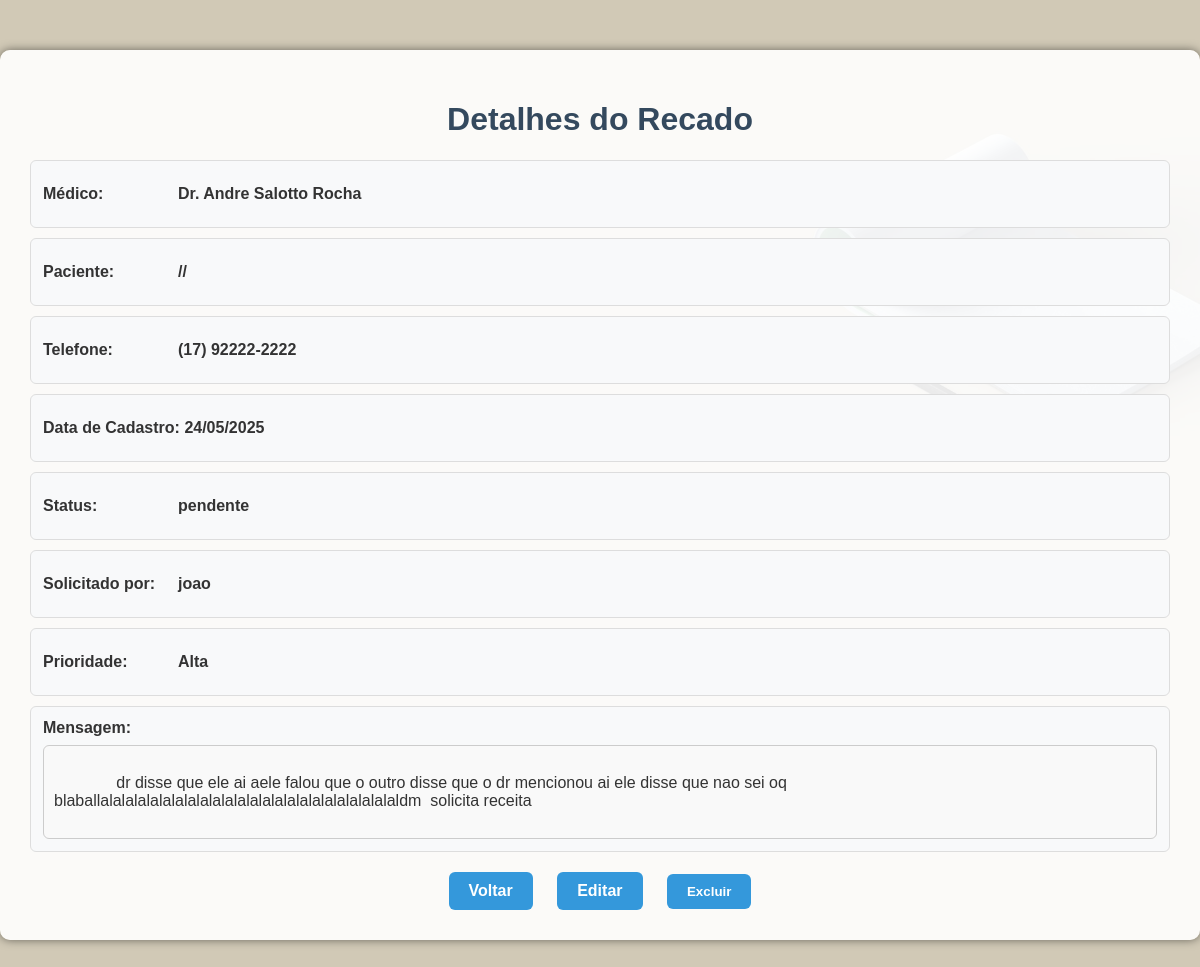
/recado/5 (signed in), run on an earlier commit of the app's database.
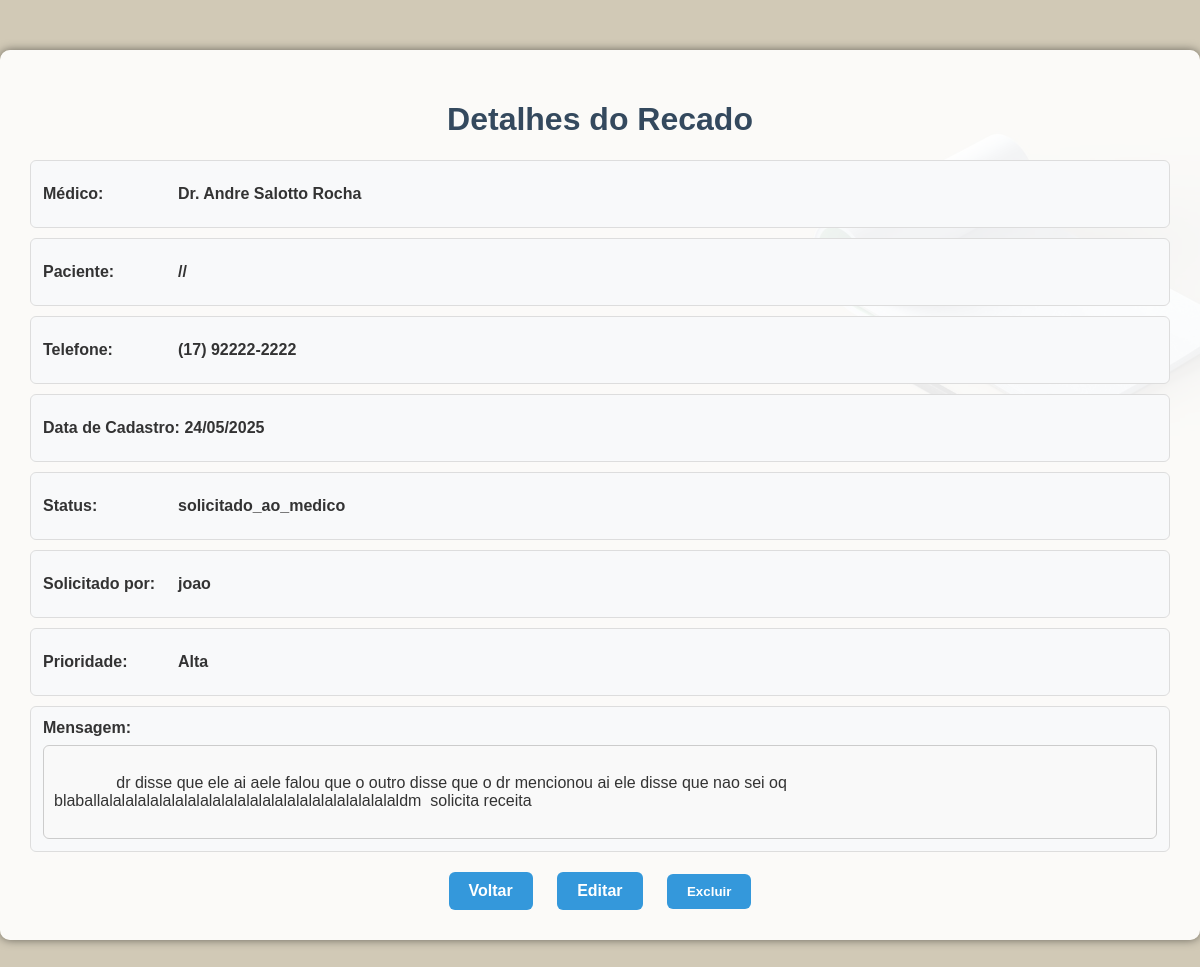
And on a later commit of the database.
### tables this page shows
CREATE TABLE recados (
            id INTEGER PRIMARY KEY AUTOINCREMENT,
            medico TEXT NOT NULL,
            prioridade TEXT NOT NULL,
            nome_paciente TEXT NOT NULL,
            data_nascimento TEXT NOT NULL,
            telefone TEXT NOT NULL,
            convenio TEXT,
            descricao TEXT,
            status TEXT DEFAULT 'pendente',
            usuario TEXT NOT NULL,
            data_cadastro TEXT NOT NULL
        , finalizado_por TEXT);

### app.py (the view)
@app.route('/recado/<int:id>')
@login_requerido(['responsavel'])
def detalhar_recado(id):
    conn = conectar_banco()
    recado = conn.execute('SELECT * FROM recados WHERE id = ?', (id,)).fetchone()
    conn.close()
    if recado is None:
        return 'Recado não encontrado.', 404
    return render_template('detalhar_recado.html', recado=recado)

### app.py (called while the page is built)
def login_requerido(perfis_permitidos):
    def decorador(func):
        @wraps(func)
        def wrapper(*args, **kwargs):
            if 'usuario' not in session or session.get('perfil') not in perfis_permitidos:
                flash("Faça login para acessar essa página.", "warning")
                return redirect(url_for('login'))
            return func(*args, **kwargs)
        return wrapper
    return decorador

def conectar_banco():
    conexao = sqlite3.connect('recados.db')
    conexao.row_factory = sqlite3.Row
    return conexao

@app.template_filter('format_data')
def formatar_data_br(data_str):
    try:
        data_obj = datetime.strptime(data_str, '%Y-%m-%d %H:%M:%S')
        return data_obj.strftime('%d/%m/%Y')
    except:
        return data_str  # fallback caso a string esteja mal formatada

### templates/detalhar_recado.html (shortened to what this page needs)
<!DOCTYPE html>
<html lang="pt-br">
  <head>
    <link rel="stylesheet" href="{{ url_for('static', filename='css/detalhar.css') }}">
  </head>
  <body class="fundo">
    <div class="imagem_fundo">
      <div class="container">
        <h1>Detalhes do Recado</h1>
        <div class="info">
          <div class="campo">
            <label>Médico:</label>
            <p><strong>{{ recado['medico'] }}</strong></p>
          </div>
          <div class="campo">
            <label>Paciente:</label>
            <p><strong>{{ recado['nome_paciente'] }}</strong></p>
          </div>
          <div class="campo">
            <label>Telefone:</label>
            <p><strong>{{ recado['telefone'] }}</strong></p>
          </div>
          <div class="campo"><p><strong>Data de Cadastro:</strong> <strong>{{ recado['data_cadastro']|format_data }}</strong></p></div>
          <div class="campo">
            <label>Status:</label>
            <p><strong>{{ recado['status'] }}</strong></p>
          </div>
          <div class="campo">
            <label>Solicitado por:</label></strong>
            <p><strong>{{ recado['usuario'] }}</strong></p>
         </div>
          <div class="campo">
            <label>Prioridade:</label>
           <p><strong>{{ recado['prioridade'] }}</strong></p>
          </div>
          <div class="mensagem-container">
            <label>Mensagem:</label>
            <div
              style="
                border: 1px solid #ccc;
                padding: 10px;
                border-radius: 6px;
                background-color: #f9f9f9;
                white-space: pre-wrap;
                word-break: break-word;
                max-height: 100px;
                overflow-y: auto;
              "
            >
              {{ recado.descricao }}
            </div>
          </div>
        </div>
        <div class="actions">
          <a href="{{ url_for('listar') }}">Voltar</a>
          <a href="{{ url_for('editar_recado', id=recado.id) }}">Editar</a>
          <form
            action="{{ url_for('excluir_recado', id=recado.id) }}"
            method="POST"
            style="display: inline"
          >
            <button class="delete-btn" type="submit">Excluir</button>
          </form>
        </div>
      </div>
    </div>
  </body>
</html>

What changed in the data, as far as the page shows it:
changed recados "Dr. Andre Salotto Rocha": status "pendente" → "solicitado_ao_medico"
